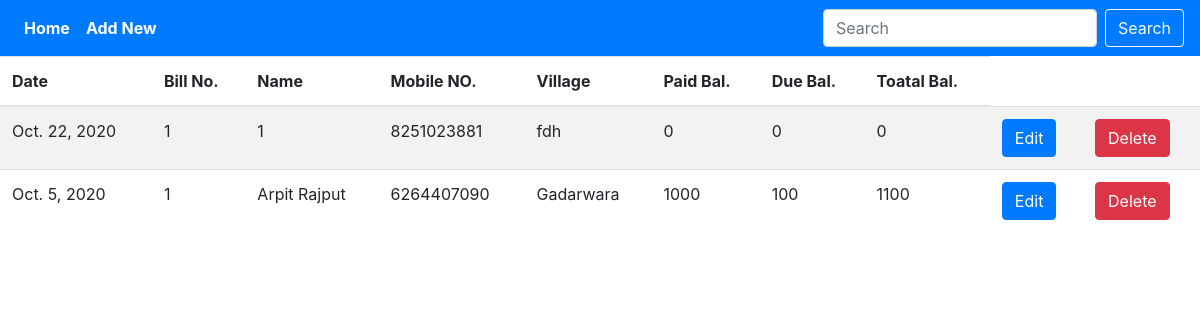
The page / on the database its author committed.
### myapp2/models.py (models this page shows)
class Customer(models.Model):
    date = models.DateField(auto_now=False, auto_now_add=False)
    customer_bill = models.CharField(max_length=10)
    customer_name = models.CharField(max_length=20)
    customer_mobile = models.CharField(max_length=12)
    customer_village = models.CharField(max_length=50)
    customer_paid_bal = models.CharField(max_length=100)
    customer_due_bal = models.CharField(max_length=200)
    customer_total_bal = models.CharField(max_length=20)

### myapp2/views.py (the view)
# urls.py: 2. Add a URL to urlpatterns:  path('', views.home, name='home')
def home(request):
    customer = Customer.objects.all
    return render(request, 'home.html', {'customer': customer})

### templates/home.html
{% extends 'base.html' %}{% block content %}
<table class="table table-striped">
  <thead>
    <tr>
      <th scope="col">Date</th>
      <th scope="col">Bill No.</th>
      <th scope="col">Name</th>
      <th scope="col">Mobile NO.</th>
      <th scope="col">Village</th>
      <th scope="col">Paid Bal.</th>
      <th scope="col">Due Bal.</th>
      <th scope="col">Toatal Bal.</th>
    </tr>
  </thead>
  <tbody>
    {% for i in customer %}
    <tr>
      <td>{{ i.date }}</td>
      <td>{{ i.customer_bill }}</td>
      <td>{{ i.customer_name }}</td>
      <td>{{ i.customer_mobile }}</td>
      <td>{{ i.customer_village}}</td>
      <td>{{ i.customer_paid_bal }}</td>
      <td>{{ i.customer_due_bal }}</td>
      <td>{{ i.customer_total_bal }}</td>
      <td>
        <a class="btn btn-primary" href="edit/{{ i.id }}" role="button">Edit</a>
      </td>
      <td>
        <a class="btn btn-danger" href="delete/{{ i.id }}" role="button"
          >Delete</a
        >
      </td>
    </tr>
    {% endfor %}
  </tbody>
</table>
{% endblock %}

### templates/base.html (shortened to what this page needs)
<!DOCTYPE html>
<html lang="en">
  <head>
    <link
      rel="stylesheet"
      href="https://stackpath.bootstrapcdn.com/bootstrap/4.5.2/css/bootstrap.min.css"
    />
  </head>
  <body>
    <nav class="navbar navbar-expand-md bg-primary navbar-dark">
       <div class="collapse navbar-collapse" id="collapsibleNavbar">
         <ul class="navbar-nav mr-auto">
           <li class="nav-item active">
             <a class="nav-link font-weight-bold" href="/">Home</a>
             </li>
           <li class="nav-item active"><a class="nav-link font-weight-bold" href="add_customer">Add New</a></li>
         </ul>
         <form method="POST" action="search" class="form-inline my-2 my-lg-0">
           <input name="name" class="form-control mr-sm-2" type="search" placeholder="Search" aria-label="Search">
           <button type="button" class="btn btn-outline-light">Search</button>
         </form>
       </div>
     </nav>
    {% block content %} {% endblock %}
  </body>
</html>

### rows shown on the page
Customer: date "Oct. 22, 2020", customer_bill "1", customer_name "1", customer_mobile "8251023881", customer_village "fdh", customer_paid_bal "0", customer_due_bal "0", customer_total_bal "0"
Customer: date "Oct. 5, 2020", customer_bill "1", customer_name "Arpit Rajput", customer_mobile "6264407090", customer_village "Gadarwara", customer_paid_bal "1000", customer_due_bal "100", customer_total_bal "1100"
